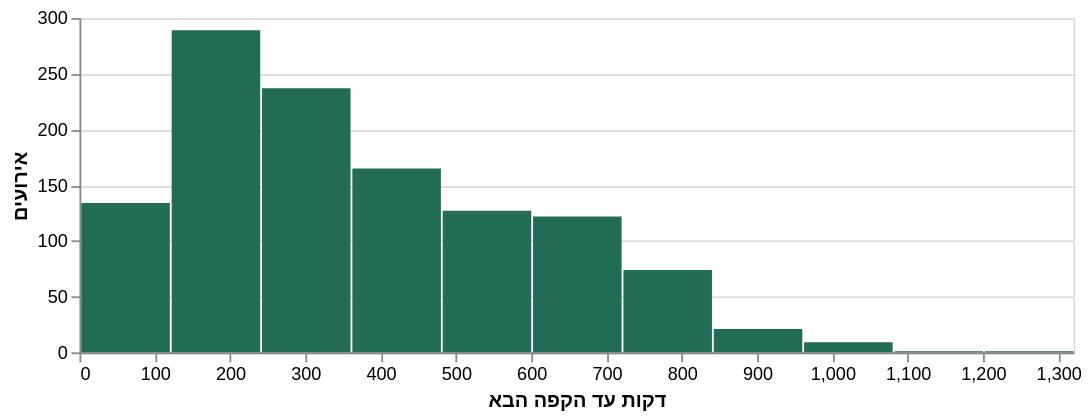

Notebook source saved alongside this figure:
### Markdown cell above
שעת השיא היא 07:00–07:59 עם 993 אירועים, ואחריה 08:00–08:59 עם 978 אירועים.

### Code cell
display(bucket_chart(d[WAIT], 120, "דקות עד הקפה הבא"))

### Figure 1 — Vega-Lite specification as saved in the notebook (floating-point values rounded to 4 significant figures)
{"config": {"view": {"continuousWidth": 300, "continuousHeight": 300}}, "data": {"name": "data-36c1f4b547dd39388d65262493f45e63"}, "mark": {"type": "bar", "color": "#236C55"}, "encoding": {"x": {"bin": "binned", "field": "start", "title": "דקות עד הקפה הבא", "type": "quantitative"}, "x2": {"field": "end"}, "y": {"field": "events", "title": "אירועים", "type": "quantitative"}}, "height": 185, "width": 550, "$schema": "https://vega.github.io/schema/vega-lite/v6.4.1.json", "datasets": {"data-36c1f4b547dd39388d65262493f45e63": [{"start": 0, "events": 134, "end": 120}, {"start": 120, "events": 289, "end": 240}, {"start": 240, "events": 237, "end": 360}, {"start": 360, "events": 165, "end": 480}, {"start": 480, "events": 127, "end": 600}, {"start": 600, "events": 122, "end": 720}, {"start": 720, "events": 74, "end": 840}, {"start": 840, "events": 21, "end": 960}, {"start": 960, "events": 9, "end": 1080}, {"start": 1080, "events": 1, "end": 1200}, {"start": 1200, "events": 1, "end": 1320}]}}
